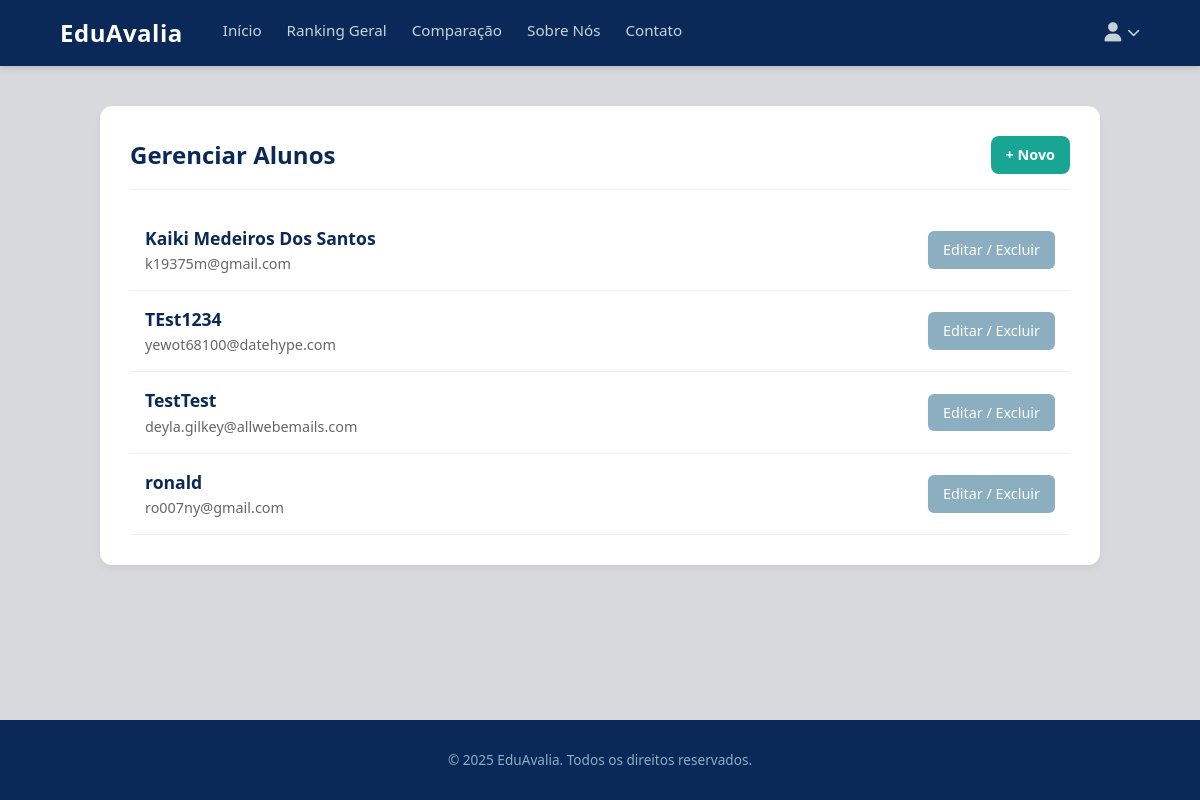
Before: /alunos/selecionar/ (signed in) with the older database file.
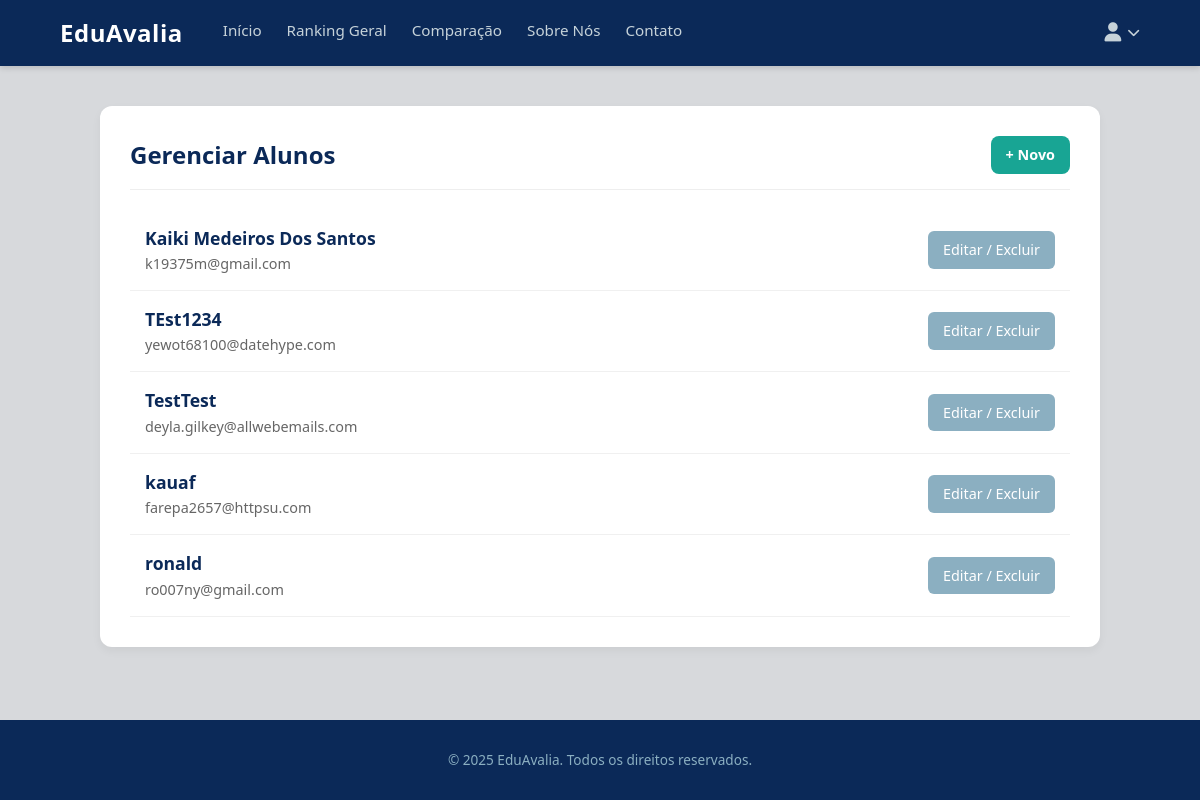
After: the same page with the newer database file.
### avaliacoes/models.py (models this page shows, shortened)
class Aluno(models.Model):
    user = models.OneToOneField(CustomUser, on_delete=models.CASCADE, limit_choices_to={'user_type': 'aluno'})

class CustomUser(AbstractUser):
    USER_TYPE_CHOICES = (
        ('aluno', 'Aluno'),
        ('professor', 'Professor'),
        ('admin', 'Administrador'),
    )
    user_type = models.CharField(max_length=20, choices=USER_TYPE_CHOICES, default='aluno')
    cpf = models.CharField(max_length=11, unique=True)
    data_nascimento = models.DateField(null=True, blank=True)

### avaliacoes/views.py (the view)
# urls.py: path('alunos/selecionar/', views.selecionar_aluno_para_editar, name='selecionar_aluno_para_editar'),
@staff_member_required
def selecionar_aluno_para_editar(request):
    alunos = Aluno.objects.all().select_related('user').order_by('user__first_name')
    return render(request, 'avaliacoes/selecionar_aluno_para_editar.html', {
        'alunos': alunos
    })

### avaliacoes/templates/avaliacoes/selecionar_aluno_para_editar.html (shortened to what this page needs)
{% extends 'base.html' %}
{% block content %}
<div class="selection-container">
    <div class="selection-header">
        <h2>Gerenciar Alunos</h2>
        <a href="{% url 'adicionar_usuario' %}" class="btn" style="padding: 8px 15px; font-size: 0.9rem;">+ Novo</a>
    </div>
    <ul class="aluno-list">
        {% for aluno in alunos %}
        <li class="aluno-item">
            <div class="info">
                <strong>{{ aluno.user.get_full_name|default:aluno.user.username }}</strong>
                <span>{{ aluno.user.email }}</span>
            </div>
            <a href="{% url 'editar_aluno' aluno.id %}" class="btn-edit">Editar / Excluir</a>
        </li>
        {% empty %}
        <li style="padding: 20px; text-align: center; color: #999;">Nenhum aluno cadastrado.</li>
        {% endfor %}
    </ul>
</div>
{% endblock %}

Changed rows visible on the page:
added Aluno: user.get_full_name "kauaf", user.email "farepa2657@httpsu.com"
